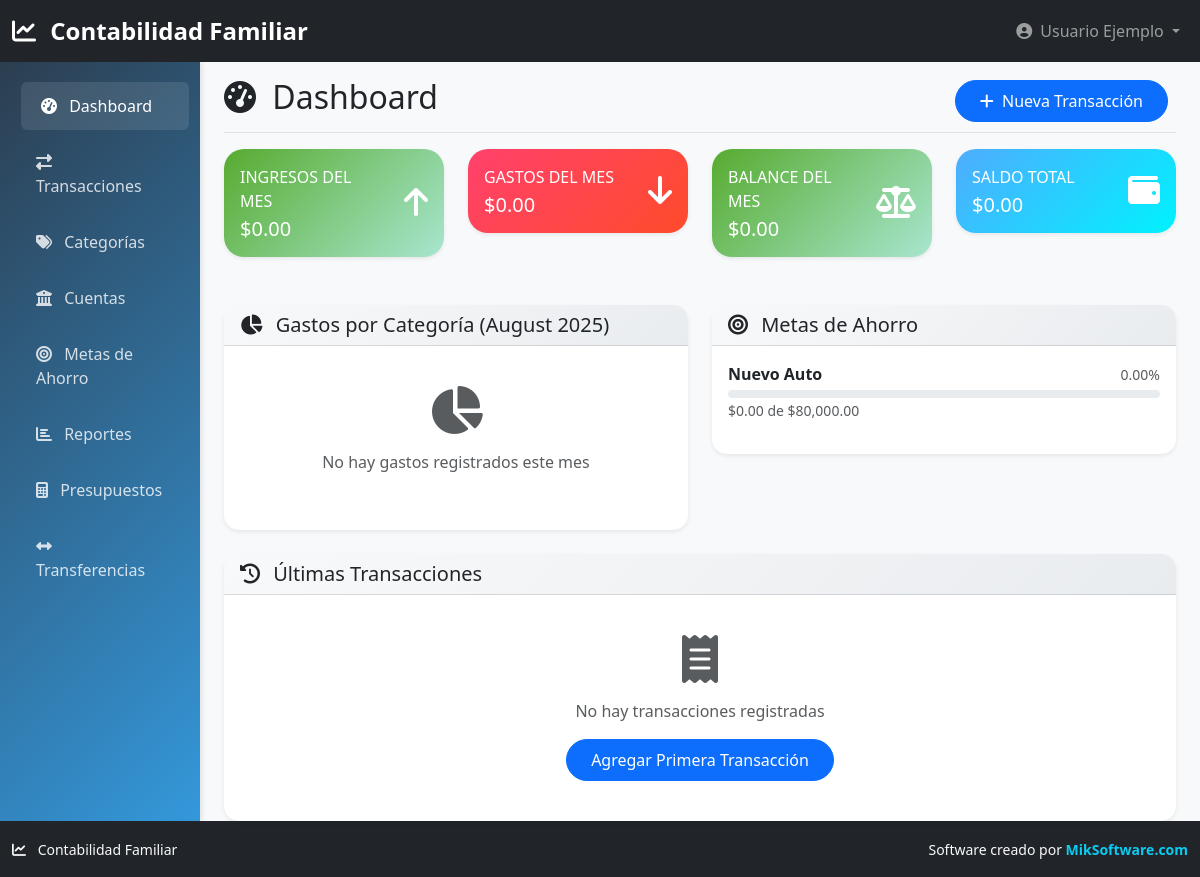
/dashboard.php (signed in), run on the app's committed database.
### tables this page shows
CREATE TABLE metas_ahorro (
    id INT AUTO_INCREMENT PRIMARY KEY,
    nombre VARCHAR(150) NOT NULL,
    descripcion TEXT,
    cantidad_objetivo DECIMAL(12,2) NOT NULL,
    cantidad_actual DECIMAL(12,2) DEFAULT 0.00,
    fecha_objetivo DATE,
    completada BOOLEAN DEFAULT FALSE,
    created_at TIMESTAMP DEFAULT CURRENT_TIMESTAMP,
    usuario_id INT NOT NULL,
    FOREIGN KEY (usuario_id) REFERENCES usuarios(id) ON DELETE CASCADE
);

### dashboard.php (the view, shortened to what the rows shown need)
<?php
try {
    require_once 'config/database.php';
} catch (Exception $e) {
    error_log("Error al conectar BD en dashboard: " . $e->getMessage());
    die("Error de conexión. Contacte al administrador.");
}
try {
    $metasAhorro = $db->fetchAll(
        "SELECT *,
         ROUND((cantidad_actual / cantidad_objetivo) * 100, 2) as progreso
         FROM metas_ahorro
         WHERE completada = 0 AND usuario_id = ?
         ORDER BY fecha_objetivo ASC
         LIMIT 5",
        [$_SESSION['user_id']]
    );
} catch (Exception $e) {
    error_log("Error consultando metas de ahorro: " . $e->getMessage());
    $metasAhorro = [];
}
include 'includes/header.php';
?>
<div class="container-fluid">
    <div class="row">
        <main class="col-md-9 ms-sm-auto col-lg-10 px-md-4">
            <div class="d-flex justify-content-between flex-wrap flex-md-nowrap align-items-center pt-3 pb-2 mb-3 border-bottom">
                <h1 class="h2">
                    <i class="fas fa-tachometer-alt me-2"></i>
                    Dashboard
                </h1>
            </div>
            <div class="row">
                <div class="col-lg-6 mb-4">
                    <div class="card animate-fade-in">
                        <div class="card-body">
                            <?php if (!empty($metasAhorro)): ?>
                                <?php foreach ($metasAhorro as $meta): ?>
                                    <div class="mb-3">
                                        <div class="d-flex justify-content-between align-items-center mb-1">
                                            <span class="fw-bold"><?php echo htmlspecialchars($meta['nombre']); ?></span>
                                            <small class="text-muted"><?php echo $meta['progreso']; ?>%</small>
                                        </div>
                                        <div class="progress" style="height: 8px;">
                                        </div>
                                        <small class="text-muted">
                                            $<?php echo number_format($meta['cantidad_actual'], 2); ?> de
                                            $<?php echo number_format($meta['cantidad_objetivo'], 2); ?>
                                        </small>
                                    </div>
                                <?php endforeach; ?>
                            <?php endif; ?>
                        </div>
                    </div>
                </div>
            </div>
        </main>
    </div>
</div>
<?php include 'includes/footer.php'; ?>

### data on the page
metas_ahorro: nombre "Nuevo Auto", progreso "0.00", cantidad_actual "0.00", cantidad_objetivo "80,000.00"

### other printed values
$_SESSION['user_name'] "Usuario Ejemplo"
$ingresosMes "0.00"
$gastosMes "0.00"
$balanceMes "0.00"
$saldoTotal "0.00"
